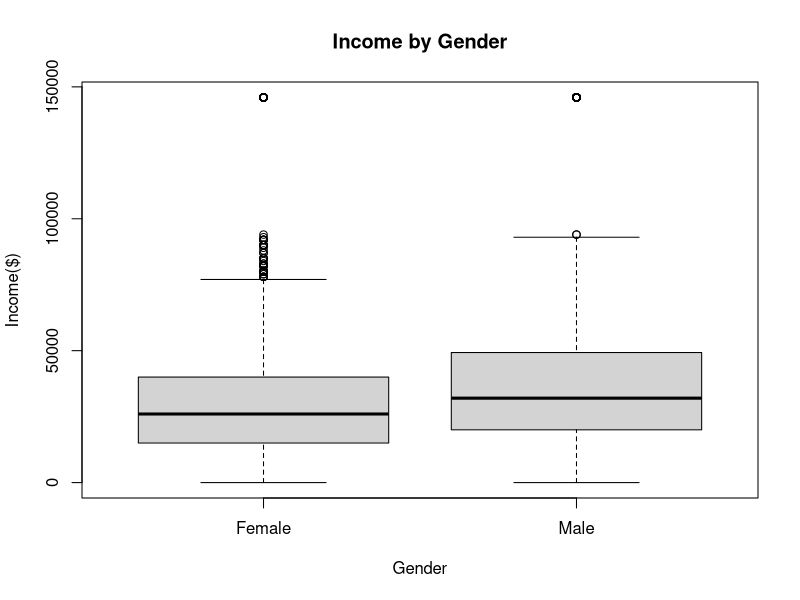

The R source for this figure: (Note: this script raises an error after producing the figure.)
## ---- chunk 1
survey.data <- read.csv("nlsy97_income/nlsy97_income.csv")

#Data-Dictionary
data.desc <- read.csv("nlsy97_income_variable names.csv")

sample.survey.data <- subset(survey.data, select=colnames(survey.data)[1:3])
head(sample.survey.data, 4)
## ---- chunk 2
colnames(survey.data) <- data.desc$New.Name
sample.survey.data <- subset(survey.data, select=colnames(survey.data)[1:3])
head(sample.survey.data, 4)

str(survey.data)
## ---- chunk 3
multivariate.list <- c("gender", "household.size", "race", "spouse.income.last.year", "industry", "income", "gross.family.income", "college.type", "bdate.year")

survey.data <- subset(survey.data, select=multivariate.list)

str(survey.data)
summary(survey.data)
## ---- chunk 4
library(plyr)
survey.data <- transform(survey.data, gender = as.factor(mapvalues(gender, c(1,2,0), c("Male","Female", "No Information"))), race = as.factor(mapvalues(race, c(1,2,3,4), c("Black", "Hispanic","Mixed Race (Non-Hispanic)", "Non-Black /Non-Hispanic"))), college.type = as.factor(mapvalues(college.type,c(1,2,3, -3, -4, -5), c("Public", "Private/Non-Profit", "Private/Profit", "Invalid Skip", "Valid Skip", "Non-Interview"))))

unique(survey.data$race)
unique(survey.data$gender)
unique(survey.data$college.type)

str(survey.data)
## ---- chunk 5
#convert integer intervals into Categorical refrences
survey.data$industry[survey.data$industry %in% 170:290] <- "AGRICULTURE, FORESTRY AND FISHERIES"
survey.data$industry[survey.data$industry %in% 370:490] <- "MINING"
survey.data$industry[survey.data$industry %in% 570:690] <- "UTILITIES"
survey.data$industry[survey.data$industry == 770] <- "CONSTRUCTION"
survey.data$industry[survey.data$industry %in% 1070:3990] <- "MANUFACTURING"
survey.data$industry[survey.data$industry %in% 4070:4590] <- "WHOLESALE TRADE"
survey.data$industry[survey.data$industry %in% 4670:5790] <- "RETAIL TRADE"
survey.data$industry[survey.data$industry %in% 5890] <- "ARTS, ENTERTAINMENT AND RECREATIONAL SERVICES"
survey.data$industry[survey.data$industry %in% 6070:6390] <- "TRANSPORTATION AND WAREHOUSING"
survey.data$industry[survey.data$industry %in% 6470:6780] <- "INFORMATION AND COMMUNICATION"
survey.data$industry[survey.data$industry %in% 6870:7190] <- "FINANCE, INSURANCE, AND REAL ESTATE"
survey.data$industry[survey.data$industry %in% 7270:7790] <- "PROFESSIONAL AND RELATED SERVICES"
survey.data$industry[survey.data$industry %in% 7860:8470] <- "EDUCATIONAL, HEALTH, AND SOCIAL SERVICES"
survey.data$industry[survey.data$industry %in% 8560:8690] <- "ENTERTAINMENT, ACCOMODATIONS, AND FOOD SERVICES"
survey.data$industry[survey.data$industry %in% 8770:9290] <- "OTHER SERVICES"
survey.data$industry[survey.data$industry %in% 9370:9590] <- "PUBLIC ADMINISTRATION"
survey.data$industry[survey.data$industry %in% 9670:9890] <- "ACTIVE DUTY MILITARY"
survey.data$industry[survey.data$industry %in% 9950:9990] <- "ACS SPECIAL CODES"
unique(survey.data$industry)

#convert negative integers references to meaningful references from the data-dictionary
survey.data <- transform(survey.data, industry = as.factor(mapvalues(industry, c("-3","-4","-5"), c("INVALID SKIP","VALID SKIP", "NON-INTERVIEW"))))
## ---- chunk 6
negative.to.na <- c("household.size", "spouse.income.last.year", "gross.family.income", "income")
for(i in 1:length(negative.to.na)){
  variate <- negative.to.na[i]
  survey.data[[variate]][which(survey.data[[variate]] < 0)] <- NA
}
## ---- chunk 7
  top.coded.variates <- c("spouse.income.last.year", "gross.family.income", "income")

  for(i in 1:length(top.coded.variates)){
    variate <- top.coded.variates[i]
    temp_data <- survey.data[!is.na(survey.data[[variate]]), ]
    topcoded.temp.data <- temp_data[temp_data[[variate]] == quantile(temp_data[[variate]], probs = c(0.98), na.rm = TRUE),]
    summary.top <- summary(topcoded.temp.data[[variate]])
    print(variate)
    print(summary.top)
  }
## ---- chunk 8
  library(ggplot2)

  topcoded.temp.data <- temp_data[temp_data$income == quantile(temp_data$income, probs = c(0.98), na.rm = TRUE),]

 tapply(topcoded.temp.data$income, topcoded.temp.data$gender, sum)

 with(survey.data, plot(gender, income, 
                   main = "Income by Gender", 
                   xlab = "Gender", 
                   ylab = "Income($)"))
 
## ---- chunk 9
 survey.data <- transform(survey.data, age = 1997 - survey.data$bdate.year)
 
 
  ggplot(birthwt, aes(x=mother.age, y=birthwt.grams, shape=mother.smokes, color=mother.smokes)) + 
  geom_point() + # Adds points (scatterplot)
  geom_smooth(method = "lm") + # Adds regression lines
  ylab("Birth Weight (grams)") + # Changes y-axis label
  xlab("Mother's Age (years)") + # Changes x-axis label
  ggtitle("Birth Weight by Mother's Age") # Changes plot title
 
 
 
 
 
 
 
 
 
